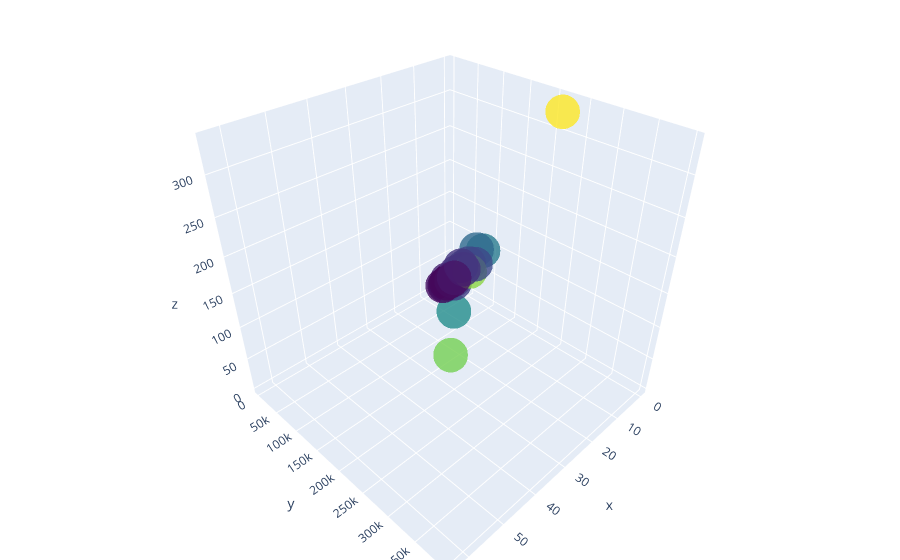

Here is the notebook cell this chart was saved with:
### Code cell
#3D Plotly visualization
#import chart_studio

#chart_studio.tools.set_credentials_file(username='DemoAccount', api_key='lr1c37zw81')

x = df_bar_pubg['solo_Wins']
y = df_bar_pubg['solo_TimeSurvived']
z = df_bar_pubg['solo_RoundsPlayed']

trace1 = go.Scatter3d(
    x=x,
    y=y,
    z=z,
    mode='markers',
    marker=dict(
    size=12,
    color=z,
    colorscale='Viridis',
    opacity=0.8))

data = [trace1]
layout = go.Layout(
    margin=dict(
    l=0,
    r=0,
    b=0,
    t=0)
)

fig = go.Figure(data=data, layout=layout)
iplot(fig, filename='3d-pubg-plot')

### Figure 1 — Plotly figure (JSON) as saved in the notebook; plotly's stock layout.template omitted (floating-point values rounded to 4 significant figures)
{"data": [{"marker": {"color": [17, 33, 5, 8, 6, 16, 142, 19, 44, 8, 116, 335, 87, 72, 23, 3, 165, 65, 16, 45, 55, 45, 9, 14, 277, 265, 77, 52, 56, 22], "colorscale": [[0, "#440154"], [0.1111, "#482878"], [0.2222, "#3e4989"], [0.3333, "#31688e"], [0.4444, "#26828e"], [0.5556, "#1f9e89"], [0.6667, "#35b779"], [0.7778, "#6ece58"], [0.8889, "#b5de2b"], [1, "#fde725"]], "opacity": 0.8, "size": 12}, "mode": "markers", "type": "scatter3d", "x": [3, 6, 0, 4, 2, 5, 12, 5, 6, 2, 7, 4, 9, 4, 3, 1, 38, 12, 6, 2, 7, 4, 3, 2, 48, 63, 4, 3, 3, 2], "y": [18470.0, 33010.0, 4330.0, 13420.0, 9841.0, 22000.0, 148100.0, 26090.0, 49280.0, 10280.0, 106300.0, 233000.0, 91380.0, 71910.0, 31000.0, 3638.0, 246800.0, 87210.0, 20930.0, 45920.0, 62760.0, 43120.0, 11730.0, 18490.0, 331200.0, 397000.0, 87510.0, 53550.0, 47970.0, 25090.0], "z": [17, 33, 5, 8, 6, 16, 142, 19, 44, 8, 116, 335, 87, 72, 23, 3, 165, 65, 16, 45, 55, 45, 9, 14, 277, 265, 77, 52, 56, 22]}], "layout": {"autosize": true, "margin": {"b": 0, "l": 0, "r": 0, "t": 0}, "scene": {"aspectmode": "auto", "aspectratio": {"x": 1, "y": 1, "z": 1}}}}
